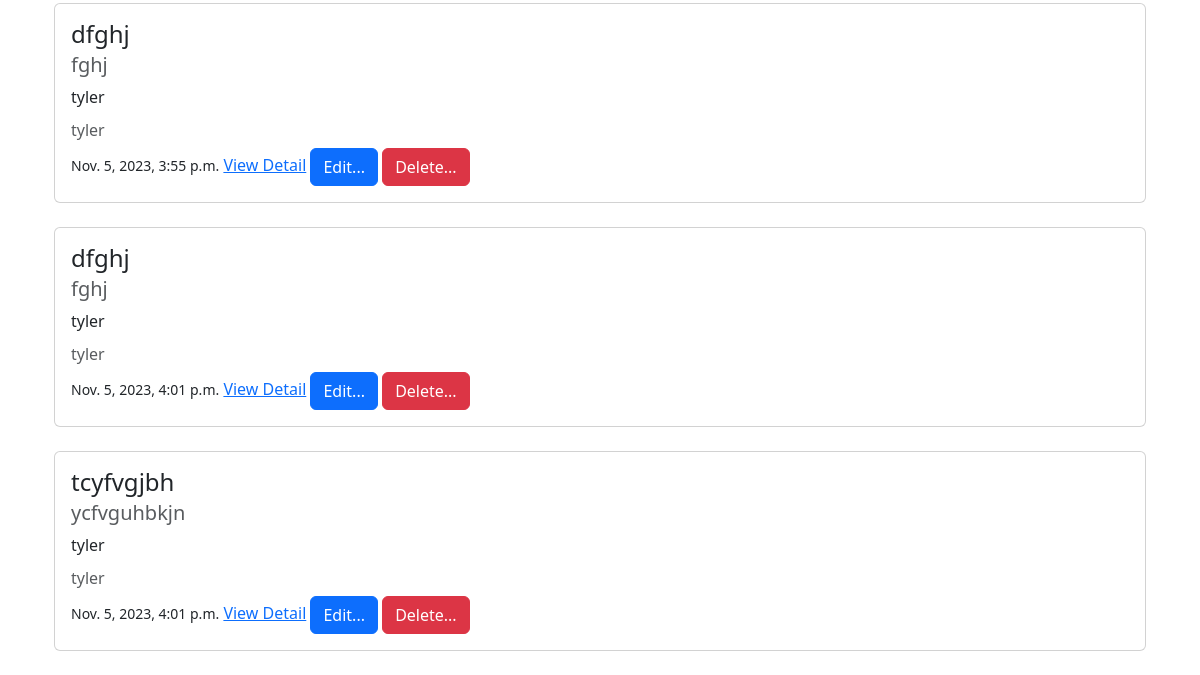
The app's page /issues/ (lower part), older data.
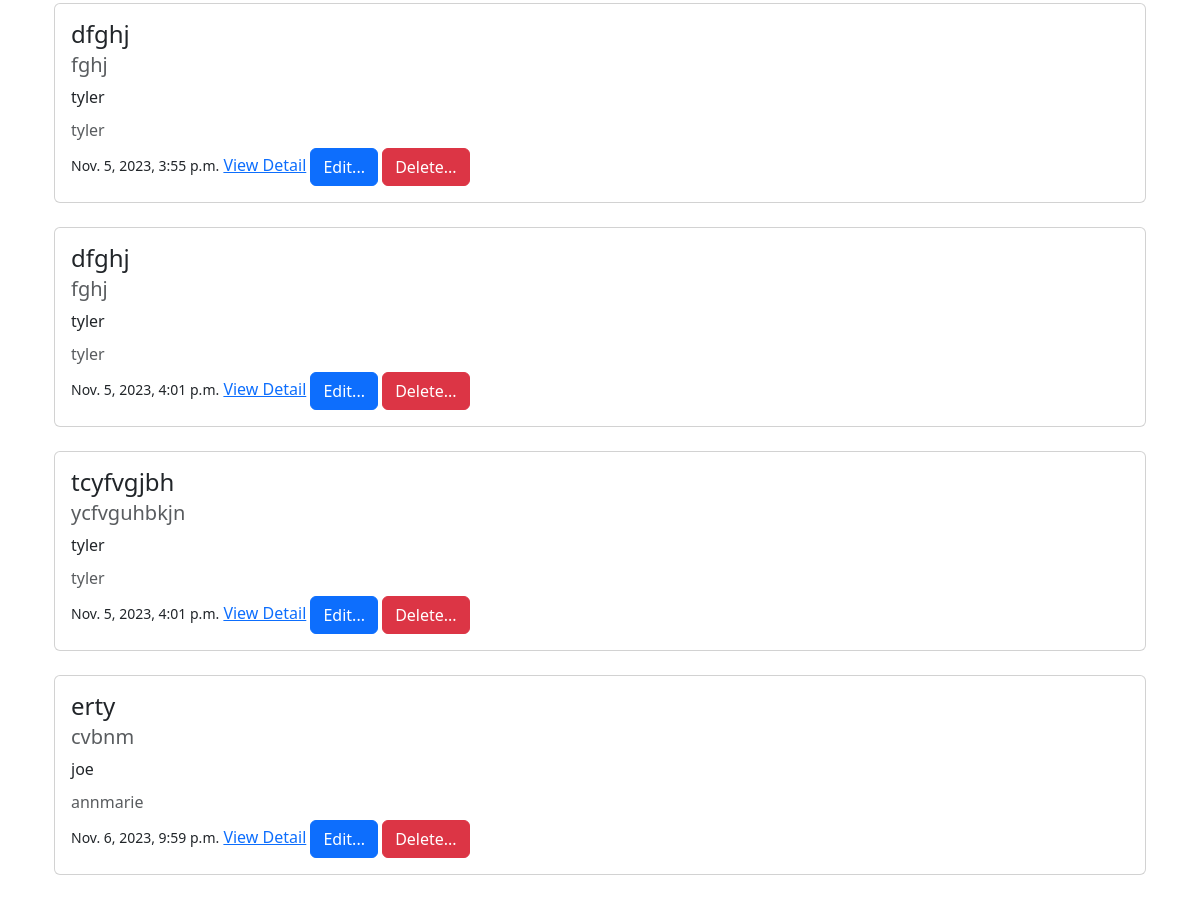
The same page, newer data.
### issues/models.py (models this page shows, shortened)
class Issue(models.Model):
    summary = models.CharField(max_length=128)
    description = models.TextField()
    reporter = models.ForeignKey(
        get_user_model(),
        on_delete=models.CASCADE
    )
    assignee = models.ForeignKey(
        get_user_model(),
        on_delete=models.CASCADE,
        related_name="assignee"
    )
    status = models.ForeignKey(
        Status,
        on_delete=models.CASCADE
    )
    created_on = models.DateTimeField(auto_now_add=True)

### accounts/models.py (models this page shows)
class CustomUser(AbstractUser):
    team = models.ForeignKey(
        Team,
        on_delete=models.CASCADE,
        null=True, blank=True
    )
    role = models.ForeignKey(
        Role,
        on_delete=models.CASCADE,
        null=True, blank=True
    )
    is_product_owner = models.BooleanField(default=False)
    is_scrum_master = models.BooleanField(default=False)

### issues/views.py (the view)
# urls.py: path("", views.IssueListView.as_view(), name="list"),
class IssueListView(ListView):
    template_name = "issues/list.html"
    model = Issue

### templates/issues/list.html (shortened to what this page needs)
{% extends 'base.html' %}
{% block content %}
<div class="container">
{% for issue in issue_list %}
<div class="card">
    <div class="card-body">
        <h4 class="card-title">{{ issue.summary }}</h4>
        <h5 class="card-subtitle mb-2 text-body-secondary">{{ issue.description }}</h5>
        <p class="card-text">{{ issue.assignee }}</p>
        <h6 class="card-subtitle mb-2 text-body-secondary">{{ issue.reporter }}</h6>
        <small>{{ issue.created_on }}</small>
        <a href="{% url 'detail' issue.id %}">View Detail</a>
        <a href="{% url 'edit' issue.id %}" class="btn btn-primary">
            Edit...
            </a>
            <a href="{% url 'delete' issue.id %}" class="btn btn-danger">
            Delete...
            </a>
    </div>
</div>
<br />
{% endfor %}
</div>
{% endblock content %}

Row changes from the older to the newer data that the page shows:
added Issue: summary "erty", description "cvbnm", assignee "joe", reporter "annmarie", created_on "Nov. 6, 2023, 9:59 p.m."
